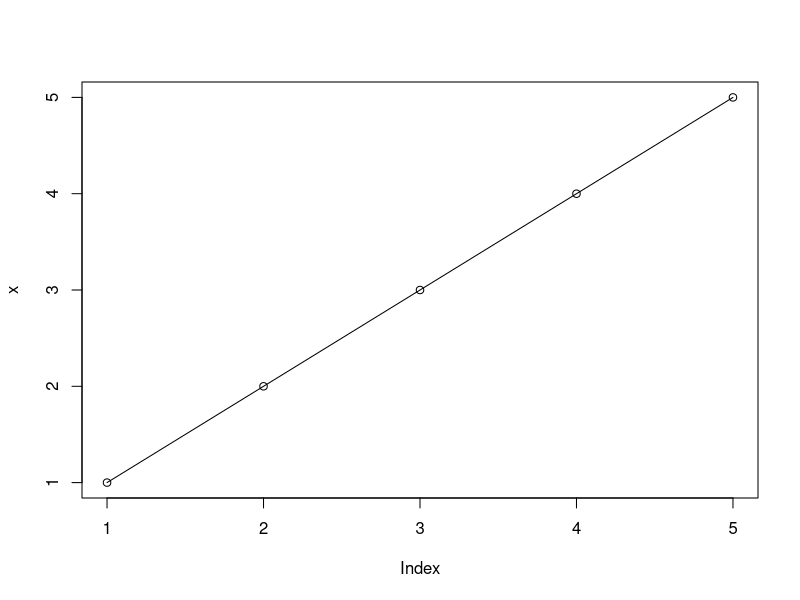
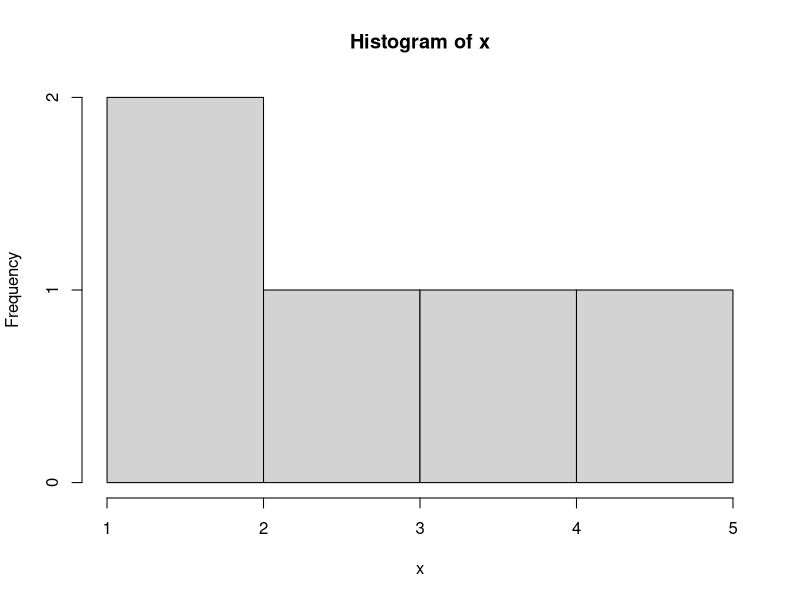
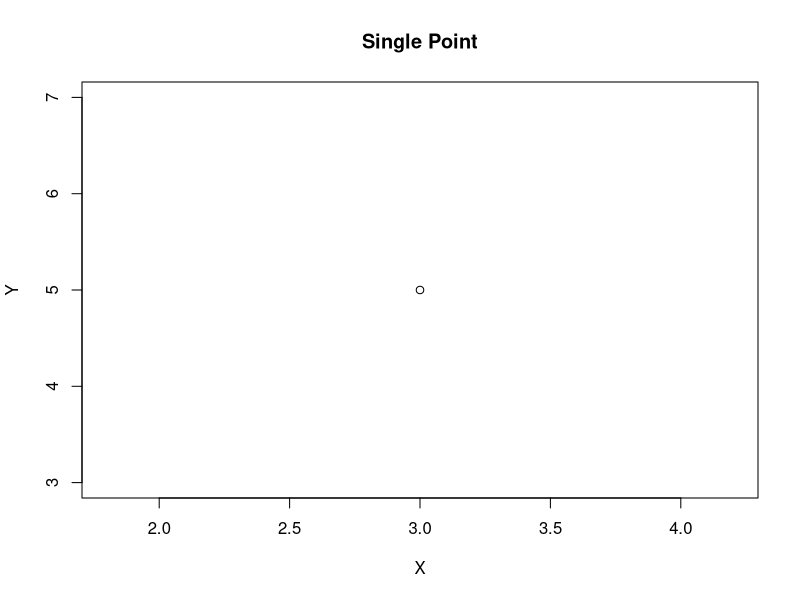
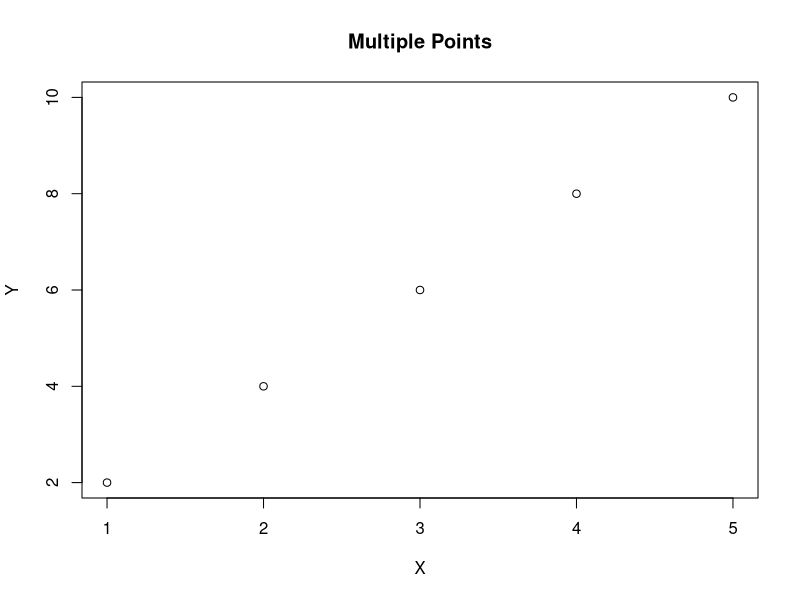
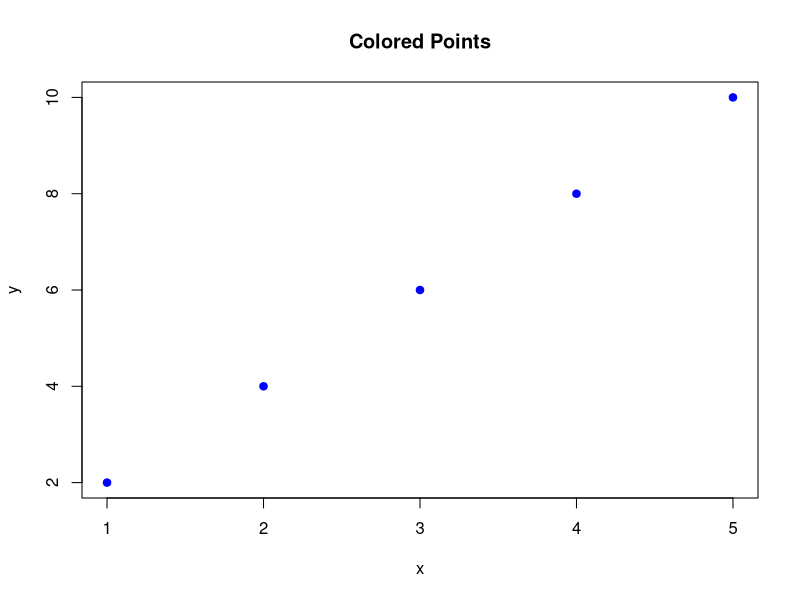
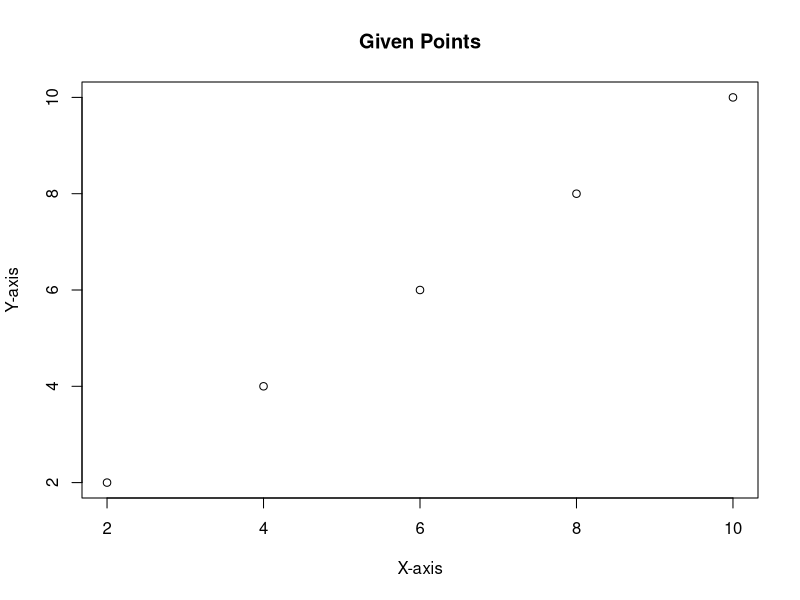
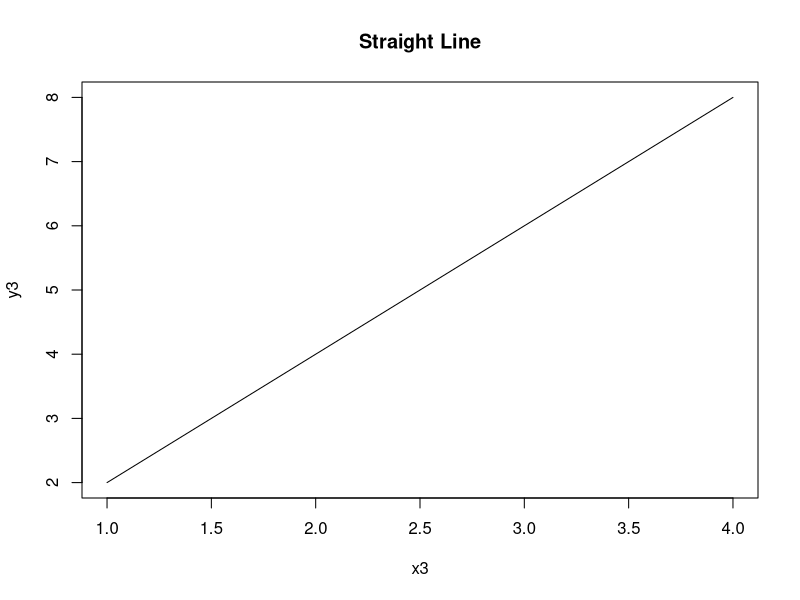
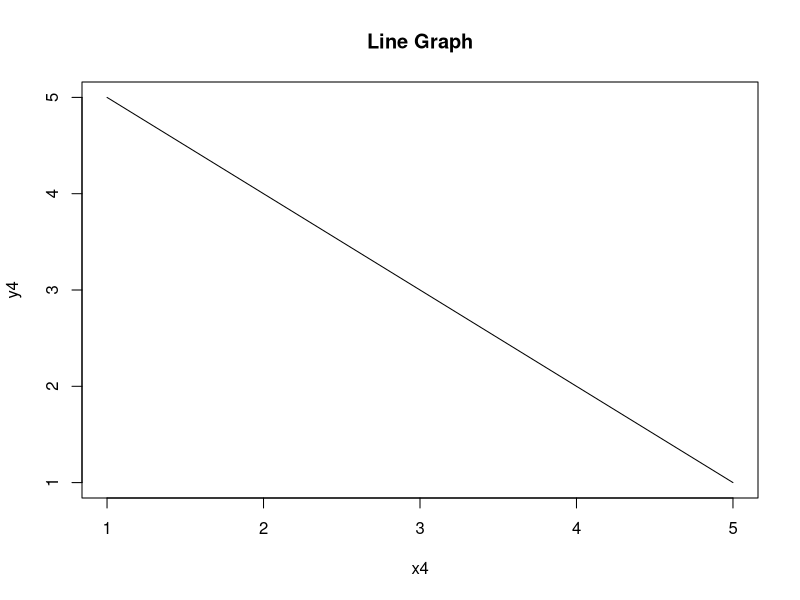

These figures' R source, in order:
#21st Jan
# -------------------------------

# 1. rogram to create a vector of first 50 even numbers
v1 <- seq(2,50,2)
v1

# 2. program to create a vector of first 50 odd numbers
v2 <- seq(1,50,2)
v2

# 3. create a vector with 12 integers and convert it into a 4*3 MATRIX using a matrix function
m1 <- matrix(1:12, nrow = 4, ncol = 3)
m1

# 4. create a vector of pattern 1,2---20 then 19,18--1.
v3 <- c(1:20,19:1)
v3

# 5. write a r prpogram to divide two vectors
v4 <- c(10, 20, 30, 40)
v5 <- c(2, 4, 5, 8)
result1 <- v4 / v5
result1

# 6. write a r program to reverse order of the given vector
v6 <- c(1, 2, 3, 4, 5)
rev(v6)


# 28th Jan
# -------------------------------

# 7. r program to add delete and modify at particular index  the elements in a vector
v7 <- c(10, 20, 30, 40)
# Add element at index 3
v7 <- append(v7, 25, after = 2)
# Delete index 4
v7 <- v7[-4]
# Modify index 2
v7[2] <- 50
v7

# 8. write a program to generate 15 random numbers and find the numbers which are greater than average 
v8 <- sample(1:100, 15)
avg <- mean(v8)
greater_than_avg <- v8[v8 > avg]
avg
greater_than_avg

# 9. write an r program to perform the following operations on a vector:
# a) find sum
# b) find mean
# c) find max and min values
# d) add , subtract , multiply and divide the vectors
v9 <- c(5, 10, 15, 20)
# a) Sum
sum(v9)
# b) Mean
mean(v9)
# c) Max and Min
max(v9)
min(v9)
# d) Vector operations
v10 <- c(1, 2, 3, 4)
v9 + v10
v9 - v10
v9 * v10
v9 / v10

# 10. create a vector of colours of book colour and print its class
v11 <- c("Red", "Blue", "Green", "Yellow")
class(v11)

# 11. create 3 vectors : vector 1 : emp_id(1,2,3,4) ; vector 2 : emp_name(dev ,shweta, raghav, vishal) ; vector 3 : total employee = 4 ; now create a list containing these 3 vectors and print them
emp_id <- c(1, 2, 3, 4)
emp_name <- c("dev", "shweta", "raghav", "vishal")
total_employee <- 4
emp_list <- list(emp_id, emp_name, total_employee)
emp_list

#4th feb
# -------------------------------

# 12.Creating the matrix of 2 rows and 3 columns
m=matrix(seq(1,6), nrow=2, ncol=3, byrow=TRUE)
m

# 13.Creating an array of dim(3,3,2)
arr=array(seq(1:20),dim =c(3,3,2))
arr

# 14.Creating a factor 
factor_data<-factor(c(10,20,30,40,50,50,20,20,40))
factor_data
nlevels(factor_data)

# 15. Create a Dataframe
height=c(115,175,120,130,140,100)
weight=c(40,60,70,40,46,48)
gender=c("female","male","male","female", "female","male")
age=c(20,30,40,40,15,15)
df=data.frame(height, weight, gender, age)
df

# 16. First 20 Numbers and Student Details
numbers <- 1:20

student_names <- c("Aarti","Aastha","Aadarsh","Aaditya","Aryan",
                   "Baesiru","Priya","Rakshi","sonam","Aashu")

student_age <- c(8,9,8,9,8,9,8,9,8,9)


# 17. Flower Matrix
flower_matrix <- matrix(
  c("Rose","Lily","Lotus","Tulip",
    "Jasmine","Sunflower","Daisy","Orchid"),
  nrow=4, byrow=TRUE
)
flower_matrix


# 18. Family Array
family_members <- array(
  c("Mamma","papa","suraj","channu","Tara"),
  dim=c(3,3,2)
)
family_members


# 19. Employee Data Frame
employees <- data.frame(
  name = c("khushi","rakhi","ananya","abhi","nikiti","aasha","priya"),
  id = 1:7,
  age = c(22,23,24,25,26,27,28),
  salary = c(20000,22000,24000,26000,28000,30000,32000),
  qualification = c("12th","BCA","BSc","MCA","MBA","MBBS","BDS")
)

employees$qualification
employees[1:3, ]

# 11th feb
# -------------------------------

# 20. Create matrix a using matrix function (5 rows, 3 columns)
a <- matrix(1:15, nrow = 5, ncol = 3)
a


# 21. Create matrix b using rbind (5 rows, 3 columns)
b <- rbind(
  c(1,2,3),
  c(4,5,6),
  c(7,8,9),
  c(10,11,12),
  c(13,14,15)
)
b


# 22. Create matrix c using cbind (3 rows, 5 columns)
c <- cbind(
  c(1,2,3),
  c(4,5,6),
  c(7,8,9),
  c(10,11,12),
  c(13,14,15)
)
c


# 23. Transpose of matrix a
d <- t(a)
d


# 24. Matrix operations
r1 <- a + b
r1

r2 <- a - b
r2

r3 <- a / b
r3

r4 <- b %*% c
r4

# 26. Dataframe of 5 employees

name <- c("Rahul","Riya","Aman","Neha","Karan")
age <- c(25,28,24,27,26)
salary <- c(30000,35000,28000,40000,32000)

emp <- data.frame(name,age,salary)
emp

emp[,c("name","salary")]

emp[1:2,]

emp[c(3,5),c("name","age")]

emp$department <- c("HR","IT","Finance","Marketing","Sales")
emp

new_emp <- data.frame(
  name=c("Vikas","Simran","Arjun"),
  age=c(29,26,30),
  salary=c(36000,31000,42000),
  department=c("IT","HR","Finance")
)

emp <- rbind(emp,new_emp)
emp

# 27. Create dataframe of 5 students
name <- c("Aman","Riya","Kunal","Sneha","Rohit")
age <- c(18,19,18,20,19)
height <- c(160,155,170,165,168)
weight <- c(55,50,65,58,60)

students <- data.frame(name,age,height,weight)
students

nrow(students)
ncol(students)

# 28. Dataframe of 8 Students (BTech, BCom, MBA)
Roll_No <- 1:8
Name <- c("Aman","Riya","Kunal","Sneha","Rohit","Neha","Arjun","Simran")
Program <- c("BTech-EEE","BCom","MBA","BTech-EEE","MBA","BCom","BTech-EEE","MBA")
Semester <- c(1,2,1,3,2,4,1,3)
Email_ID <- c("a@gmail.com","r@gmail.com","k@gmail.com","s@gmail.com",
              "ro@gmail.com","n@gmail.com","ar@gmail.com","si@gmail.com")

students <- data.frame(Roll_No,Name,Program,Semester,Email_ID)

students

students[students$Program=="BTech-EEE",]

students[students$Program=="MBA",]

nrow(students)
ncol(students)

# 29. Merge two Dataframe
df1 <- data.frame(
  ID=c(1,2,3,4),
  AGE=c(20,21,22,23)
)

df1

df2 <- data.frame(
  ID=c(1,2,3,4),
  CITY=c("Delhi","Mumbai","Chennai","Kolkata")
)

df2

merged_df <- merge(df1,df2,by="ID")
merged_df

#30.Find Unique Values
data <- data.frame(
  numbers=c(1,2,3,2,4,3,5,1,6)
)

data

unique(data$numbers)

#31.Change Column Name
df <- data.frame(
  id=c(1,2,3),
  name=c("Aman","Riya","Kunal"),
  marks=c(80,85,90)
)

df

colnames(df)[3] <- "Score"

df

# 13th Feb
# -------------------------------

# 32. Implement R script to create a list, access elements and merge lists
list1 <- list(name="Rahul", age=25, marks=c(70,80,90))
list1


list2 <- list(city="Delhi", course="BCA", passed=TRUE)
list2

list1$name
list1$marks

merged_list <- c(list1, list2)
merged_list

# 33.Create a list containing strings, numbers, vectors and logical values
list_data <- list(
  name="Aditya",
  age=22,
  numbers=c(10,20,30,40),
  result=TRUE
)

list_data

# 34.Create a list containing a vector, matrix and a list
v <- c(1,2,3,4)
m <- matrix(1:6, nrow=2)
l <- list("R","Python","Java")

my_list <- list(vector=v, matrix=m, language=l)

my_list

my_list[[1]]

my_list[[3]]

my_list$matrix

my_list[c(1,2)]

# 35. Create a list of 3 vectors and one numeric value
x <- list(
  c(10,20,30),
  c(40,50,60),
  c(70,80,90),
  100
)

x

x[[2]]

x[c(2,4)]

x[[2]][1]

x[[2]][1] <- 11
x[[2]]

# 36. Find elements of one list that are not in another list

listA <- list(c(1,2,3,4,5))
listB <- list(c(3,4,6))

v1 <- unlist(listA)
v2 <- unlist(listB)

result <- setdiff(v1, v2)

result

# 37.Find row and column index of maximum and minimum value in a matrix

m <- matrix(c(5,8,2,9,4,7,6,1,3), nrow=3)

m

max_value <- max(m)
min_value <- min(m)

max_pos <- which(m == max_value, arr.ind = TRUE)
min_pos <- which(m == min_value, arr.ind = TRUE)

max_value
max_pos

min_value
min_pos

# 38. Matrix multiplication

A <- matrix(c(7,9,12,
              2,4,13), nrow=2, byrow=TRUE)

B <- matrix(c(1,7,12,19,
              2,8,13,20,
              3,9,14,21), nrow=3, byrow=TRUE)

A
B

result <- A %*% B
result

# 25 feb
# -------------------------------

# 39. Write a script to print Hello World 4 times using repeat loop
count <- 2

repeat {
  print("Hello World")
  count <- count + 1
  if(count > 5) break
}

# 40. Print Hello using while loop 5 times (count starts from 2)
count <- 2

while(count <= 6)
{
  print("Hello")
  count <- count + 1
}

# 41. Print first 4 alphabets using for loop

letters_vec <- c("A","B","C","D")

for(i in letters_vec)
{
  print(i)
}

# 42. Illustrate break statement

for(i in 1:10)
{
  if(i == 5)
  {
    break
  }
  print(i)
}

# 43. Illustrate next statement

for(i in 1:10)
{
  if(i == 5)
  {
    next
  }
  print(i)
}

# 44. Basic sequences & operations
seq_32_44 <- 32:44

mean_25_82 <- mean(25:82)

sum_41_68 <- sum(41:68)

# 45. Functions

# Function to print squares (with argument)
print_squares_arg <- function(n) {
  print((1:n)^2)
}

# Function to print squares (without argument, default n=5)
print_squares_noarg <- function(n = 5) {
  print((1:n)^2)
}

# Function to compute a^b + c
compute_expr <- function(a, b, c) {
  return(a^b + c)
}

# Using default arguments
compute_default <- function(a = 2, b = 3, c = 4) {
  return(a^b + c)
}

# 46. Multiplication table of any number (e.g., 5)
num <- 5
for (i in 1:10) {
  print(paste(num, "x", i, "=", num * i))
}

# 47. Input numbers into vector
vec <- c(2, 4, 6, 8, 10)

# 48. Square root of integers 1 to 10
sqrt_vals <- sqrt(1:10)

# 49. Function to calculate a^b
power_func <- function(a, b) {
  return(a^b)
}

# 50. Convert Celsius to Fahrenheit
c_to_f <- function(c) {
  return((c * 9/5) + 32)
}

# 51. Convert Fahrenheit to Celsius
f_to_c <- function(f) {
  return((f - 32) * 5/9)
}

# 52. Convert Celsius to Kelvin
c_to_k <- function(c) {
  return(c + 273.15)
}

# 53. Area of circle
area_circle <- function(r) {
  return(pi * r^2)
}

# 2 March
# -------------------------------

# 54.. Iris dataset classification
data(iris)
classification <- ifelse(iris$Sepal.Length > 5, "greater than 5", "less than 5")

# Sequence using seq() and rep()
seq_example <- seq(1, 10, by = 2)
rep_example <- rep(1:3, times = 3)

# 55. Vector operations
v <- c(12,7,3,4,2,18,2,54,-21,8,-5)

mean_v <- mean(v)

sorted_v <- sort(v)
trimmed_v <- sorted_v[4:(length(sorted_v)-3)]
trimmed_mean <- mean(trimmed_v)

median_v <- median(v)

# 56. Another vector median
v2 <- c(12,7,3,4,2,18,2,54,-21,8,-5)
median_v2 <- median(v2)

v3 <- c(2,13,8,7,15,3,9)
median_v3 <- median(v3)

# 57. Mode of vector
v4 <- c(2,1,2,3,1,2,3,4,1,5,5,3,2,3)

mode_func <- function(x) {
  ux <- unique(x)
  ux[which.max(tabulate(match(x, ux)))]
}

mode_v4 <- mode_func(v4)

# 58. Student dataset
enrollment <- c(18,19,20,19,22,21,22,20,15,20,19,22,18)

mean_enroll <- mean(enrollment)
median_enroll <- median(enrollment)
mode_enroll <- mode_func(enrollment)

above_mean <- enrollment[enrollment > mean_enroll]

above_22 <- enrollment[enrollment > 22]

# 59. Data types & plotting
x <- c(1,2,3,4,5)

typeof(x)
length(x)
class(x)

# Plotting
plot(x, type="o")
hist(x)


# 60. Recursion functions
# Factorial
fact <- function(n) {
  if (n == 0) return(1)
  return(n * fact(n - 1))
}

# Fibonacci
fib <- function(n) {
  if (n <= 1) return(n)
  return(fib(n-1) + fib(n-2))
}

# 61. List and slicing
my_list <- list(a=1:5, b=c("x","y","z"), c=TRUE)

# Access elements
my_list$a
my_list[[2]][1]

# Slice list
my_list[1:2]

# 6 March
# -------------------------------

# 62. Create Data Frame & Operations
df <- data.frame(
  id = 1:5,
  name = c("A","B","C","D","E"),
  marks = c(60, 70, 80, 90, 75)
)

df$grade <- c("C","B","A","A","B")

df$grade <- NULL

df <- rbind(df, data.frame(id=6, name="F", marks=85))

df <- df[-6, ]

df$name
df[1, ]
df[, "marks"]

# 63. Expand Data Frame
df2 <- data.frame(id=6:7, name=c("F","G"), marks=c(88,92))
df_expanded <- rbind(df, df2)

# 64. Merge Data Frames from iris
data(iris)
df1 <- iris[1:50, ]
df2 <- iris[51:100, ]

merged_df <- merge(df1, df2, by="Species")

# 65. apply(), lapply(), sapply()
apply(iris[,1:4], 2, mean)

lapply(iris[,1:4], mean)

sapply(iris[,1:4], mean)

# 66. Plot single point
plot(3, 5, main="Single Point", xlab="X", ylab="Y")

# 67. Plot multiple points
x <- c(1,2,3,4,5)
y <- c(2,4,6,8,10)
plot(x, y, main="Multiple Points", xlab="X", ylab="Y")

# 68. Different colors & symbols
plot(x, y, col="blue", pch=19, main="Colored Points")

# 69. Plot given points
x2 <- c(2,4,6,8,10)
y2 <- c(2,4,6,8,10)
plot(x2, y2, main="Given Points", xlab="X-axis", ylab="Y-axis")

# 70. Draw straight line through points
x3 <- c(1,2,3,4)
y3 <- c(2,4,6,8)
plot(x3, y3, type="l", main="Straight Line")

# 71. Line graph
x4 <- c(1,2,3,4,5)
y4 <- c(5,4,3,2,1)
plot(x4, y4, type="l", main="Line Graph")

# 72. Line graph y = 2x + 1
x5 <- 1:10
y5 <- 2*x5 + 1
plot(x5, y5, type="l", main="y = 2x + 1")

# 73. Line with types, colors & grid
plot(x5, y5, type="l", col="red", lty=2, lwd=2, main="Styled Line")
grid()

# 74. Recursive Functions
# Factorial
fact <- function(n){
  if(n == 0) return(1)
  return(n * fact(n-1))
}

# Fibonacci
fib <- function(n){
  if(n <= 1) return(n)
  return(fib(n-1) + fib(n-2))
}

# 75. List & slicing
my_list <- list(a=1:5, b=c("x","y"), c=TRUE)

my_list$a
my_list[[2]]
my_list[1:2]

# 76. Column summary function
summary_func <- function(df){
  return(sapply(df, summary))
}

summary_func(iris)

# 77. rbind() and cbind()
v1 <- c(1,2,3)
v2 <- c(4,5,6)

cbind(v1, v2)
rbind(v1, v2)
